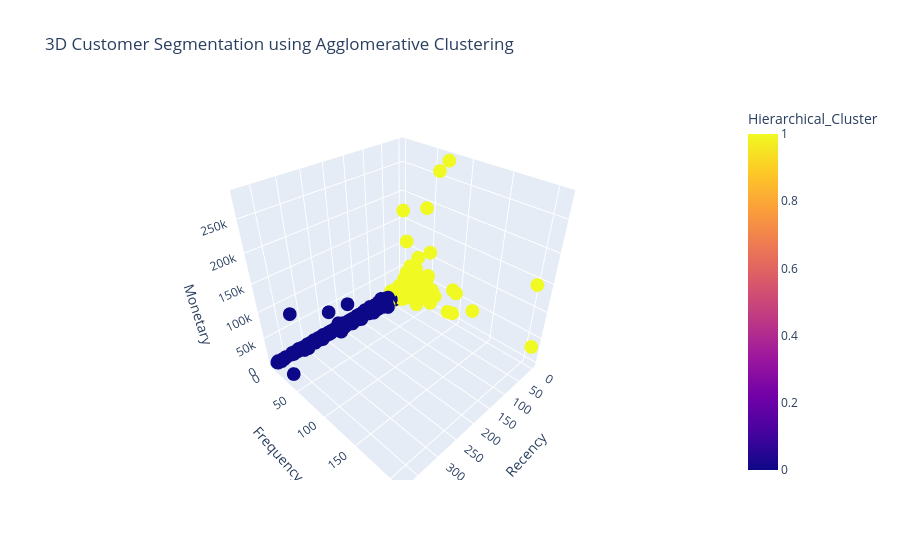

Notebook code cell kept with this figure:
### Code cell
import plotly.express as px

fig = px.scatter_3d(
    customer_data,
    x='Recency',
    y='Frequency',
    z='Monetary',
    color='Hierarchical_Cluster',
    title='3D Customer Segmentation using Agglomerative Clustering',
    hover_data=['CustomerID']
)

fig.update_layout(
    scene=dict(
        xaxis_title='Recency',
        yaxis_title='Frequency',
        zaxis_title='Monetary'
    )
)

fig.show()

### Figure 1 — Plotly figure (JSON) as saved in the notebook; plotly's stock layout.template omitted (floating-point values rounded to 4 significant figures; data arrays with more than 128 entries replaced by an {"elided": "..."} marker saying what was removed)
{"data": [{"customdata": {"elided": "4338x1 int values"}, "hovertemplate": "Recency=%{x}<br>Frequency=%{y}<br>Monetary=%{z}<br>CustomerID=%{customdata[0]}<br>Hierarchical_Cluster=%{marker.color}<extra></extra>", "legendgroup": "", "marker": {"color": {"elided": "4338 int values"}, "coloraxis": "coloraxis", "symbol": "circle"}, "mode": "markers", "name": "", "scene": "scene", "showlegend": false, "type": "scatter3d", "x": {"elided": "4338 int values"}, "y": {"elided": "4338 int values"}, "z": {"elided": "4338 float values"}}], "layout": {"coloraxis": {"colorbar": {"title": {"text": "Hierarchical_Cluster"}}, "colorscale": [[0, "#0d0887"], [0.1111, "#46039f"], [0.2222, "#7201a8"], [0.3333, "#9c179e"], [0.4444, "#bd3786"], [0.5556, "#d8576b"], [0.6667, "#ed7953"], [0.7778, "#fb9f3a"], [0.8889, "#fdca26"], [1, "#f0f921"]]}, "legend": {"tracegroupgap": 0}, "scene": {"domain": {"x": [0, 1], "y": [0, 1]}, "xaxis": {"title": {"text": "Recency"}}, "yaxis": {"title": {"text": "Frequency"}}, "zaxis": {"title": {"text": "Monetary"}}}, "title": {"text": "3D Customer Segmentation using Agglomerative Clustering"}}}
